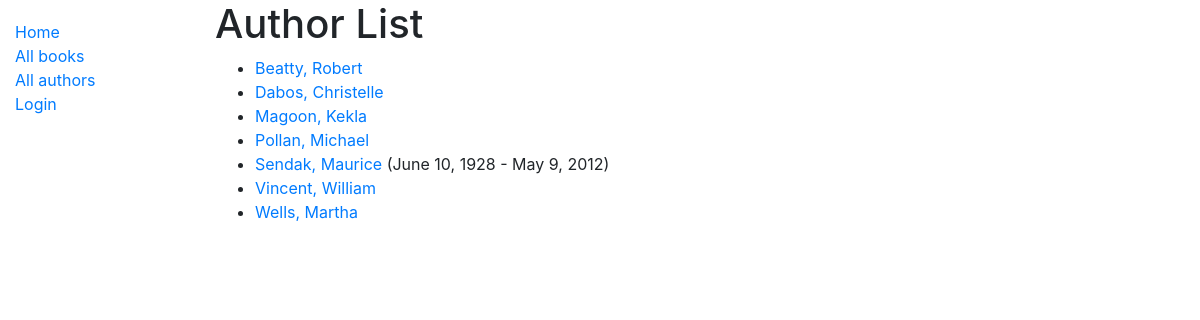
Screenshot of /catalog/authors/ with the database file from the repository.
### catalog/models.py (models this page shows)
class Author(models.Model):
    first_name = models.CharField(max_length=100)
    last_name = models.CharField(max_length=100)
    date_of_birth = models.DateField(null=True, blank=True)
    date_of_death = models.DateField('Died', null=True, blank=True)
    class Meta:
        ordering = ['last_name', 'first_name']
    def get_absolute_url(self):
        return reverse('author-detail', args=[str(self.id)])
    def __str__(self):
        return f'{self.last_name}, {self.first_name}'

### catalog/views.py (the view)
# urls.py: path('authors/', views.AuthorListView.as_view(), name='authors'),
class AuthorListView(generic.ListView):
    model = Author

### catalog/templates/catalog/author_list.html
{% extends 'base_generic.html' %}
{% block content %}
    <h1>Author List</h1>
    {% if author_list %}
        <ul>
            {% for author in author_list %}
                <li>
                    <a href="{{ author.get_absolute_url }}">{{ author }}</a>
                    {% if author.date_of_birth %}
                        ({{ author.date_of_birth }} - {{ author.date_of_death }})
                    {% endif %}
                </li>
            {% endfor %}
        </ul>
    {% else %}
        <p>There are no Authors in the library.</p>
    {% endif %}
{% endblock content %}

### rows the page displays
Author: last_name+first_name "Beatty, Robert"
Author: last_name+first_name "Dabos, Christelle"
Author: last_name+first_name "Magoon, Kekla"
Author: last_name+first_name "Pollan, Michael"
Author: last_name+first_name "Sendak, Maurice", date_of_birth "June 10, 1928", date_of_death "May 9, 2012"
Author: last_name+first_name "Vincent, William"
Author: last_name+first_name "Wells, Martha"
